Frame 1 (no input): blank canvas, image omitted
Frame 60 (no input): blank canvas, image omitted
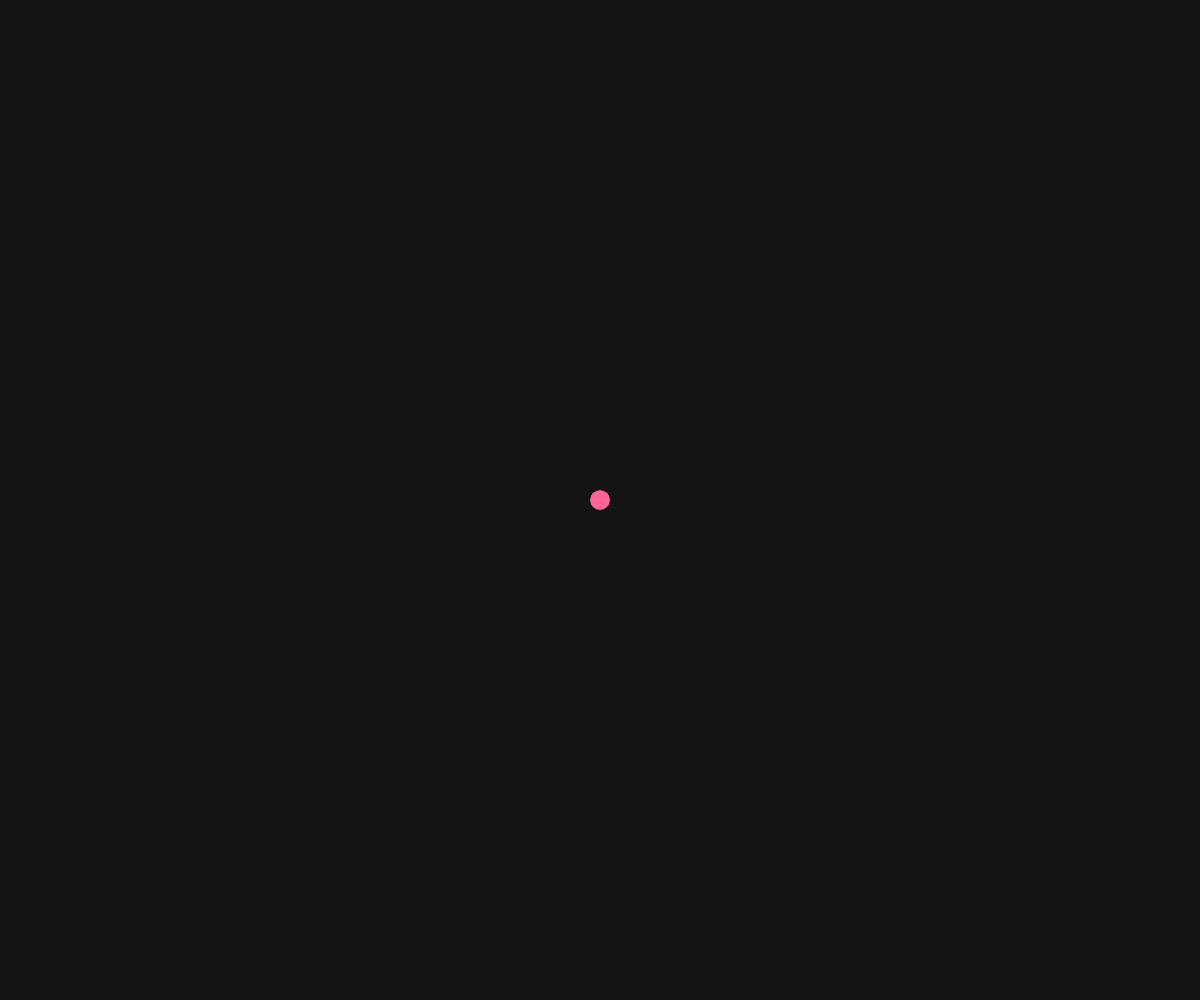
Frame 120 (the mouse pressed at the canvas centre since frame 60)

The p5.js sketch whose frames 1 and 60 were blank and that drew this single picture after the mouse press (run headless with seeded random() and noise() and a simulated clock; from frame 60 on, the mouse is pressed at the canvas centre):

// p5.js sketch
// ── sketch.js
let trail = [];
let maxTrail = 50;

function setup() {
  createCanvas(windowWidth, windowHeight);
}

function draw() {
  background(20);

  // 軌跡に現在位置を追加
  trail.push({ x: mouseX, y: mouseY });
  if (trail.length > maxTrail) {
    trail.shift();
  }

  // 軌跡を描画
  noFill();
  for (let i = 1; i < trail.length; i++) {
    let alpha = map(i, 0, trail.length, 0, 255);
    let weight = map(i, 0, trail.length, 1, 20);
    stroke(255, 100, 150, alpha);
    strokeWeight(weight);
    line(trail[i - 1].x, trail[i - 1].y, trail[i].x, trail[i].y);
  }
}

function windowResized() {
  resizeCanvas(windowWidth, windowHeight);
}
